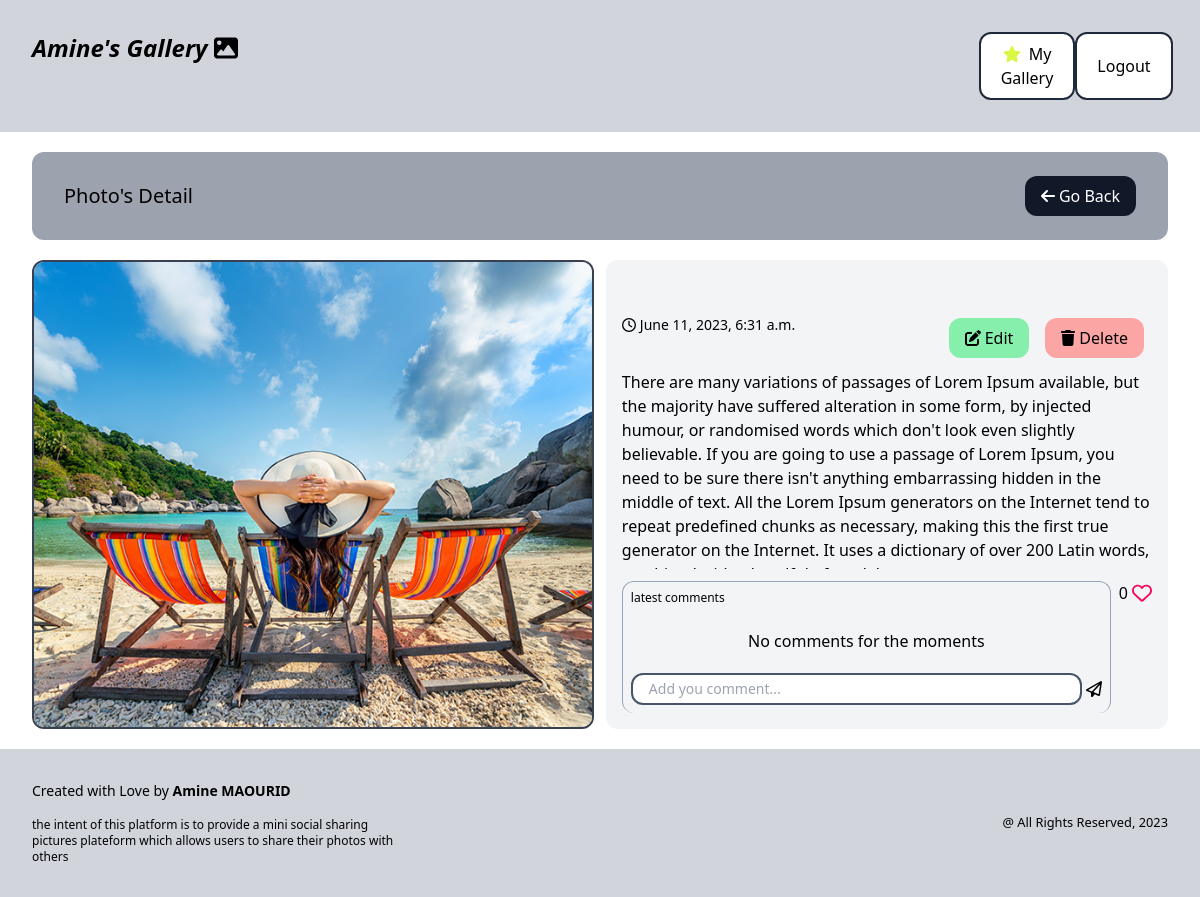
The page /gallery/18/ (signed in) on the database as committed earlier.
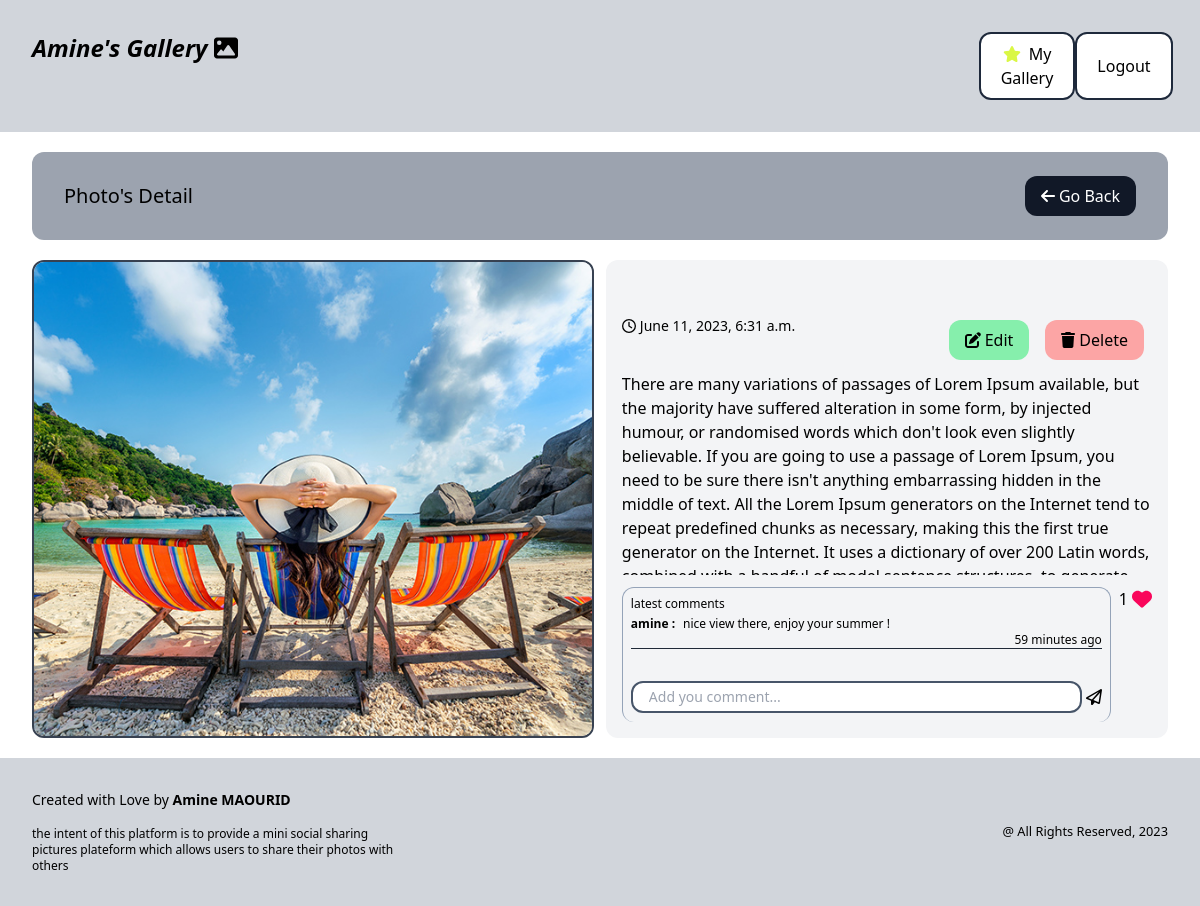
The same page on the database as committed later.
### photoshare/models.py (models this page shows, shortened)
class Photo(models.Model) :
    description = models.TextField(max_length=500, null=False, blank=False)
    category = models.ForeignKey(Category, related_name="photos", on_delete=models.SET_NULL, null=True)
    image = models.ImageField(null=False, blank=False)
    created_at = models.DateTimeField(auto_now_add=True)
    created_by = models.ForeignKey(User, related_name="photos", on_delete=models.CASCADE)
    number_of_likes = models.IntegerField(null=False, default=0)

### likes/models.py (models this page shows, shortened)
class Comment(models.Model) :
    class Meta :
        ordering = ('-created_at',)
    comment_text = models.CharField(max_length=400, blank=False, null=False)
    photo = models.ForeignKey(Photo, related_name='comments', on_delete=models.CASCADE)
    created_by = models.ForeignKey(User, related_name='comments', on_delete=models.CASCADE)
    created_at = models.DateTimeField(auto_now_add=True)
    @admin.display(
            boolean=False,
            ordering="-created_at",
            description="published since"
    )
    def get_when_created(self):
        time_now = timezone.now()
        if time_now - datetime.timedelta(days=1) <= self.created_at <= time_now:
            if time_now - datetime.timedelta(hours=1) <= self.created_at:
                difference = time_now - self.created_at
                difference_in_seconds = difference.total_seconds()
                difference_in_minutes = int(difference_in_seconds // 60)
                if difference_in_minutes == 0:
                    seconds = int(difference_in_seconds % 60)
                    return f"{seconds} seconds ago"
                return f"{difference_in_minutes} minutes ago"
        elif time_now - datetime.timedelta(days=2) <= self.created_at <= time_now - datetime.timedelta(days=1):
            return "yesterday"
        else:
            return self.created_at

### photoshare/views.py (the view)
# urls.py: path('<str:pk>/', views.viewPhoto, name='detail_photo'),
@login_required
def viewPhoto(request, pk) :
    photo = get_object_or_404(Photo, pk=pk)
    comment_create_form = CommentCreateForm()
    likes_for_photo = Like.objects.filter(photo=photo, created_by = request.user)
    user_likes_photo = False
    if likes_for_photo.exists() :
        user_likes_photo = True
    return render(request, 'photoshare/photo.html', {'photo' : photo, 'is_user_likes' : user_likes_photo, 'form' : comment_create_form })

### likes/forms.py
class CommentCreateForm(forms.ModelForm) :
    class Meta :
        model = Comment
        fields = ('comment_text',)
    comment_text = forms.CharField(widget=forms.TextInput(attrs={
        'placeholder' : 'Add you comment...',
        'class' : 'w-full py-1 text-sm pl-4 border border-2 border-slate-600 rounded-xl'
    }))

### photoshare/templates/photoshare/photo.html (shortened to what this page needs)
{% extends 'photoshare/base.html' %}
{% block content %}
<div class="flex flex-col h-full">
    <div class="flex justify-between py-6 px-8 bg-gray-400 rounded-xl mb-5 items-center col-span-3">
        <h3 class="text-xl">
           {% block header_title %} Photo's Detail {% endblock %}
        </h3>
        <button class="py-2 px-4 bg-gray-900 text-white hover:bg-gray-700 rounded-xl">
            <a href="{% url 'gallery' %}">
                <i class="fa-solid fa-arrow-left mr-1"></i>Go Back
            </a>
        </button>
    </div>
    <div class="flex h-5/6">
        <div class="w-1/2 mr-3 border-2 border-gray-700 rounded-xl overflow-clip">
            <img class="object-cover h-full w-full" src="{{ photo.image.url }}" alt="{{ photo.description }}">
        </div>
        {% block buttons_section %}
        <div class="w-1/2 pt-8 pb-4 px-4 bg-gray-100 rounded-xl flex flex-col justify-between">
            <div class="flex flex-col space-y-3 h-full">
                <div class="flex justify-between h-1/6 items-center">
                    <p class="text-sm h-fit">
                        <i class="fa-regular fa-clock mr-1"></i>{{ photo.created_at }}
                    </p>
                    <div class="flex self-end">
                        {% if request.user == photo.created_by or request.user.is_superuser  %}
                        <button class="py-2 px-4 bg-green-300 mx-2 rounded-xl hover:bg-green-400 hover:text-white">
                            <a href="{% url 'edit' photo.id %}" class="flex items-center">
                                <i class="fa-solid fa-pen-to-square mr-1"></i>Edit
                            </a>
                        </button>
                        <button class="py-2 px-4 bg-red-300 mx-2 rounded-xl hover:bg-red-400 hover:text-white">
                            <a href="{% url 'delete' photo.id %}">
                                <i class="fa-solid fa-trash mr-1"></i>Delete
                            </a>
                        </button>
                        {% endif %}
                    </div>
                </div>
                <p class="overflow-y-auto h-1/2">
                    {{ photo.description }}
                </p>
                <div class="flex h-1/3 justify-between space-x-2 w-full">
                    <div class="w-full flex flex-col h-full border-t border-x border-slate-400 rounded-xl p-2">
                        <p class="text-xs h-fit mb-1">latest comments</p>
                        <div class="h-full flex flex-col">
                            <div class="h-2/3 flex flex-col space-y-1 overflow-y-auto">
                                {% if photo.comments.all %}
                                    {% for comment in photo.comments.all %}
                                        <div class="flex flex-col w-full h-fit border-b border-gray-800">
                                            <div class="flex items-center">
                                                <p class="font-bold text-xs">{{ comment.created_by.username }} :</p>
                                                <p class="text-xs pl-2"> {{ comment.comment_text }}</p>
                                            </div>
                                            <p class="text-xs self-end">{{ comment.get_when_created }}</p>
                                        </div>
                                    {% endfor %}
                                {% else %}
                                        <div class="m-auto">No comments for the moments</div>
                                {% endif %}
                            </div>
                            {% include 'likes/add_comment.html' with photo=photo form=form %}
                        </div>
                    </div>
                    <div class="flex h-fit w-fit">
                        {% include 'likes/add_like.html' with user_likes=is_user_likes nb_likes=photo.number_of_likes %}
                    </div>
                </div>
            </div>
        </div>
        {% endblock %}
    </div>
</div>
{% endblock %}

### photoshare/templates/photoshare/base.html (shortened to what this page needs)
{% load static %}
<!DOCTYPE html>
<html lamg="en">
    <head>
        <script src="https://cdn.tailwindcss.com"></script>
        <link href="{% static 'fontawesomefree/css/all.min.css' %}" rel="stylesheet" type="text/css">
    </head>
    <body class="flex flex-col justify-between h-full">
        <header class="flex justify-between p-8 bg-gray-300">
            <h3 class="text-2xl italic font-bold">
                <a href="{% url 'gallery' %}">Amine's Gallery <i class="fa-solid fa-image" style="color: #000000;"></i></a>
            </h3>
            {% if request.user.is_authenticated %}
            <div class="flex w-1/6 justify-between">
                <button class="border-2 bg-white border-slate-800 rounded-xl py-2 px-5 hover:bg-gray-900 hover:text-white">
                    <a href="{% url 'mygallery' %}">
                        {% if request.user.is_superuser %}
                        <i class="fa-solid fa-star mr-1" style="color: #daf745;"></i>
                        {% endif %}
                        My Gallery
                    </a>
                </button>
                <button class="border-2 bg-white border-slate-800 rounded-xl py-2 px-5 hover:bg-gray-900 hover:text-white">
                    <a href="{% url 'logout' %}">Logout</a>
                </button>
            </div>
            {% else %}
                <button class="border-2 bg-white border-slate-800 rounded-xl py-2 px-5 hover:bg-gray-900 hover:text-white">
                    <a href="{% url 'login' %}">Login</a>
                </button>
            {% endif %}
        </header>
        <div class="py-5 px-8 h-full">
            {% block content %}
            {% endblock %}
        </div>
        <footer class="flex items-center justify-between p-8 bg-gray-300">
            <div class="flex flex-col w-1/3">
                <p class="text-sm mb-4">Created with Love by <strong>Amine MAOURID</strong></p>
                <p class="text-xs">the intent of this platform is to provide
                    a mini social sharing pictures plateform
                    which allows users to share their photos
                    with others</p>
            </div>
            <small>@ All Rights Reserved, 2023</small>
        </footer>
    </body>
</html>

### likes/templates/likes/add_comment.html (shortened to what this page needs)
{% extends 'likes/base.html' %}
{% block content %}
    <form method="POST" action="{% url 'likes:add_comment' photo.id %}" class="flex items-center">
        <p class="w-full">{{ form.comment_text }}</p>
        <button class="ml-1 w-fit" type="submit">
            <i class="fa-regular fa-solid fa-paper-plane"></i>
        </button>
    </form>
{% endblock %}

### likes/templates/likes/base.html (shortened to what this page needs)
{% load static %}
<!DOCTYPE html>
<html lamg="en">
    <head>
        <script src="https://cdn.tailwindcss.com"></script>
        <link href="{% static 'fontawesomefree/css/all.min.css' %}" rel="stylesheet" type="text/css">
    </head>
    <body class="flex flex-col justify-between h-full">
        {% block content %}
        {% endblock %}
    </body>
</html>

### likes/templates/likes/add_like.html (shortened to what this page needs)
{% extends 'likes/base.html' %}
{% block content %}
<form method="POST" action="{% url 'likes:add_like' photo.id %}" class="w-fit flex">
    <p class="mr-1">{{ nb_likes }}</p>
    {% if user_likes %}
        <button type="submit">
            <i class="fa-solid fa-heart fa-beat fa-lg" style="color: #f9065b;"></i>
        </button>
    {% else  %}
        <button  type="submit">
            <i class="fa-regular fa-heart fa-beat fa-lg" style="color: #f9065b;"></i>
        </button>
    {% endif %}
</form>
{% endblock %}

Rows that differ between the two databases and show on the page:
added Comment: created_by.username "amine", comment_text "nice view there, enjoy your summer !", get_when_created "59 minutes ago"
Other text that changed with them:
{{ nb_likes }}: "0" → "1"
text no longer shown: "No comments for the moments"
